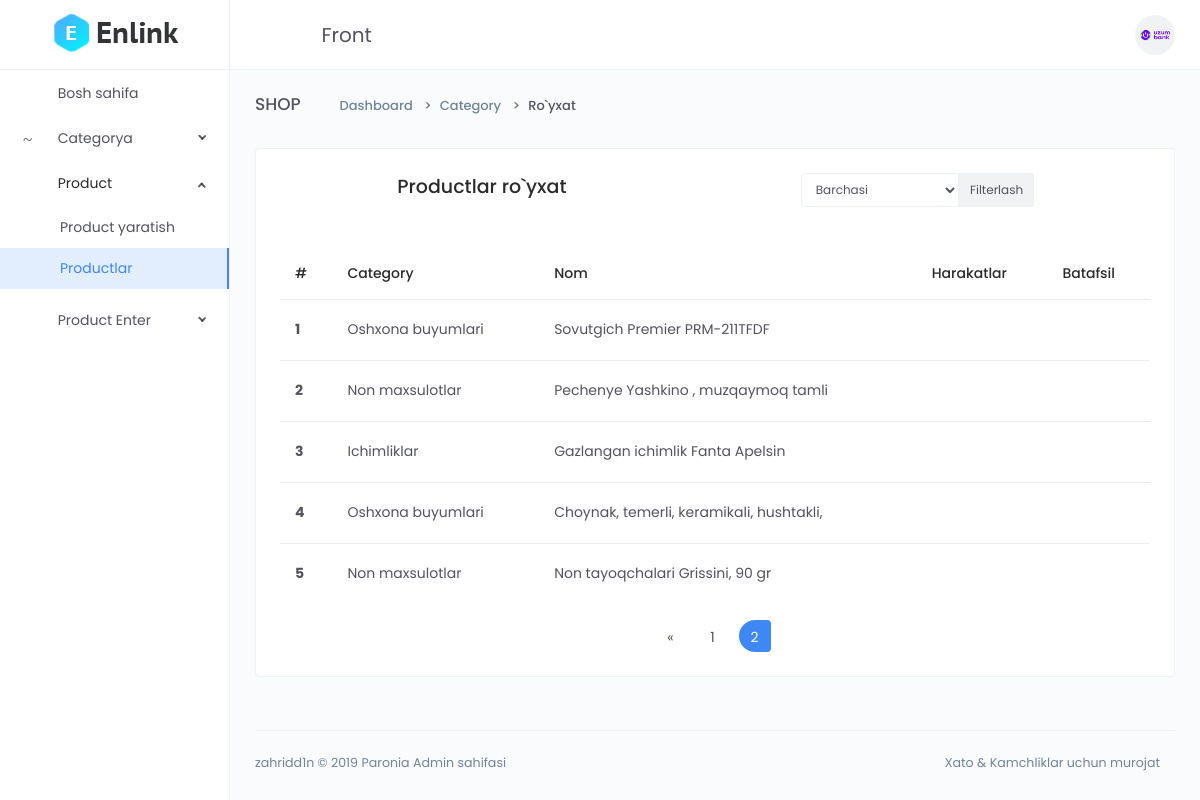
Screenshot of /dashboard/product-list/?page=2 (signed in) with the database file from the repository.
### main/models.py (models this page shows, shortened)
class CodeGenerate(models.Model):
    code = models.CharField(max_length=255, blank=True, unique=True)
    class Meta:
        abstract = True

class Product(CodeGenerate):
    category = models.ForeignKey(Category, on_delete=models.CASCADE)
    name = models.CharField(max_length=255)
    body = models.TextField()
    price = models.DecimalField(decimal_places=2, max_digits=10)  # +
    discount_price = models.DecimalField(decimal_places=2, max_digits=10,
                                         blank=True, null=True)  # +
    banner_img = models.ImageField(upload_to='banner-img')
    quantity = models.IntegerField()
    delivery = models.BooleanField(default=False)  # +

class Category(models.Model):
    name = models.CharField(max_length=255, unique=True)

### main/func.py (the view)
    def wrapper(request, *args, **kwargs):
        if request.user.is_staff:
            return func(request, *args, **kwargs)
        else:
            return redirect("front:index")

### main/dashboard/views.py (called while the page is built)
def paginator_page(List, num, request):
    paginator = Paginator(List, num)
    pages = request.GET.get('page')
    try:
        lists = paginator.page(pages)
    except PageNotAnInteger:
        lists = paginator.page(1)
    except EmptyPage:
        lists = paginator.page(paginator.num_pages)
    return lists

@staff_required
def product_list(request):
    categorys = models.Category.objects.all()
    category_id = request.GET.get('category_id')
    if category_id and category_id != '0':
        queryset = models.Product.objects.filter(category__id=category_id)
        i = models.Category.objects.get(id=category_id)
    else:
        queryset = models.Product.objects.all()
        i = None
    context = {
        'queryset': paginator_page(queryset, 5, request),
        'categorys': categorys,
        'i': i
    }
    return render(request, 'dashboard/product/list.html', context)

### main/func.py (called while the page is built)
def staff_required(func):
    def wrapper(request, *args, **kwargs):
        if request.user.is_staff:
            return func(request, *args, **kwargs)
        else:
            return redirect("front:index")
    return wrapper

### templates/dashboard/product/list.html (shortened to what this page needs)
{% extends 'dashboard/base.html' %}
{% block content %}
<div class="main-content">
    <div class="page-header">
        <h2 class="header-title">SHOP</h2>
        <div class="header-sub-title">
            <nav class="breadcrumb breadcrumb-dash">
                <a href="#" class="breadcrumb-item"><i class="anticon anticon-home m-r-5"></i>Dashboard</a>
                <a class="breadcrumb-item" href="#">Category</a>
                <span class="breadcrumb-item active">Ro`yxat</span>
            </nav>
        </div>
    </div>
    <div class="card">
        <div class="card-body">
            <div class="d-flex justify-content-around">
                <h4>Productlar ro`yxat</h4>
                <div>
                    <form class="input-group input-group-sm mb-3">
                        <select name="category_id" class="form-control">
                            <option value="0">Barchasi</option>
                        </select>
                        <div class="input-group-prepend">
                            <button class="input-group-text" id="inputGroup-sizing-sm" type="submit">Filterlash</button>
                        </div>
                    </form>
                </div>
            </div>
            <div class="m-t-25">
                <div class="table-responsive">
                    <table class="table">
                        <thead>
                            <tr>
                                <th scope="col">#</th>
                                <th scope="col">Category</th>
                                <th scope="col">Nom</th>
                                <th scope="col">Harakatlar</th>
                                <th scope="col">Batafsil</th>
                            </tr>
                        </thead>
                        <tbody>
                            {% for q in queryset %}
                            <tr>
                                <th scope="row">{{forloop.counter}}</th>
                                <td>{{q.category.name}}</td>
                                <td>{{q.name}}</td>
                                <td>
                                    <a href="{% url 'dashboard:product_update' q.code %}"> <button class="btn btn-icon btn-hover btn-sm btn-rounded pull-right">
                                        <i class="anticon anticon-edit"></i>
                                    </button></a>
                                    <button class="btn btn-icon btn-hover btn-sm btn-rounded" data-toggle="modal" data-target="#exampleModaldelete{{forloop.counter}}">
                                        <a></a><i class="anticon anticon-delete"></i>
                                    </button>
                                </td>
                                <td>
                                    <a href="{% url 'dashboard:product_detail' q.code %}"> <button class="btn btn-icon btn-hover btn-sm btn-rounded pull-right">
                                     <i class="anticon anticon-export"></i>
                                    </button></a>
                                </td>
                            </tr>
                            {% endfor %}
                        </tbody>
                    </table>
                </div>
                {% if queryset.paginator.num_pages > 1 %}
                <div class="pagination-area">
                    <nav aria-label="Page navigation example">
                        <ul class="pagination justify-content-center">
                            {% if queryset.has_previous %}
                            <li class="page-item">
                                <a class="page-link" href="?page={{queryset.previous_page_number }}" aria-label="Ortga">&laquo;</a>
                            </li>
                            {% endif %}
                            {% for num in queryset.paginator.page_range %}
                                {% if num == queryset.number %}
                                    <li class="page-item active"><a class="page-link" href="?page={{num}}">{{num}}</a></li>
                                {% elif num > queryset.number|add:'-2' and num < queryset.number|add:'2' %}
                                <li class="page-item"><a class="page-link" href="?page={{num}}">{{num}}</a></li>
                                {% endif %}
                            {% endfor %}
                        </ul>
                    </nav>
                </div>
                {% endif %}
            </div>
        </div>
    </div>
</div>
{% endblock %}

### rows the page displays
Product: category.name "Oshxona buyumlari", name "Sovutgich Premier PRM-211TFDF"
Product: category.name "Non maxsulotlar", name "Pechenye Yashkino , muzqaymoq tamli"
Product: category.name "Ichimliklar", name "Gazlangan ichimlik Fanta Apelsin"
Product: category.name "Oshxona buyumlari", name "Choynak, temerli, keramikali, hushtakli,"
Product: category.name "Non maxsulotlar", name "Non tayoqchalari Grissini, 90 gr"

### other values shown
{{ num }} "1"
{{ num }} "2"
